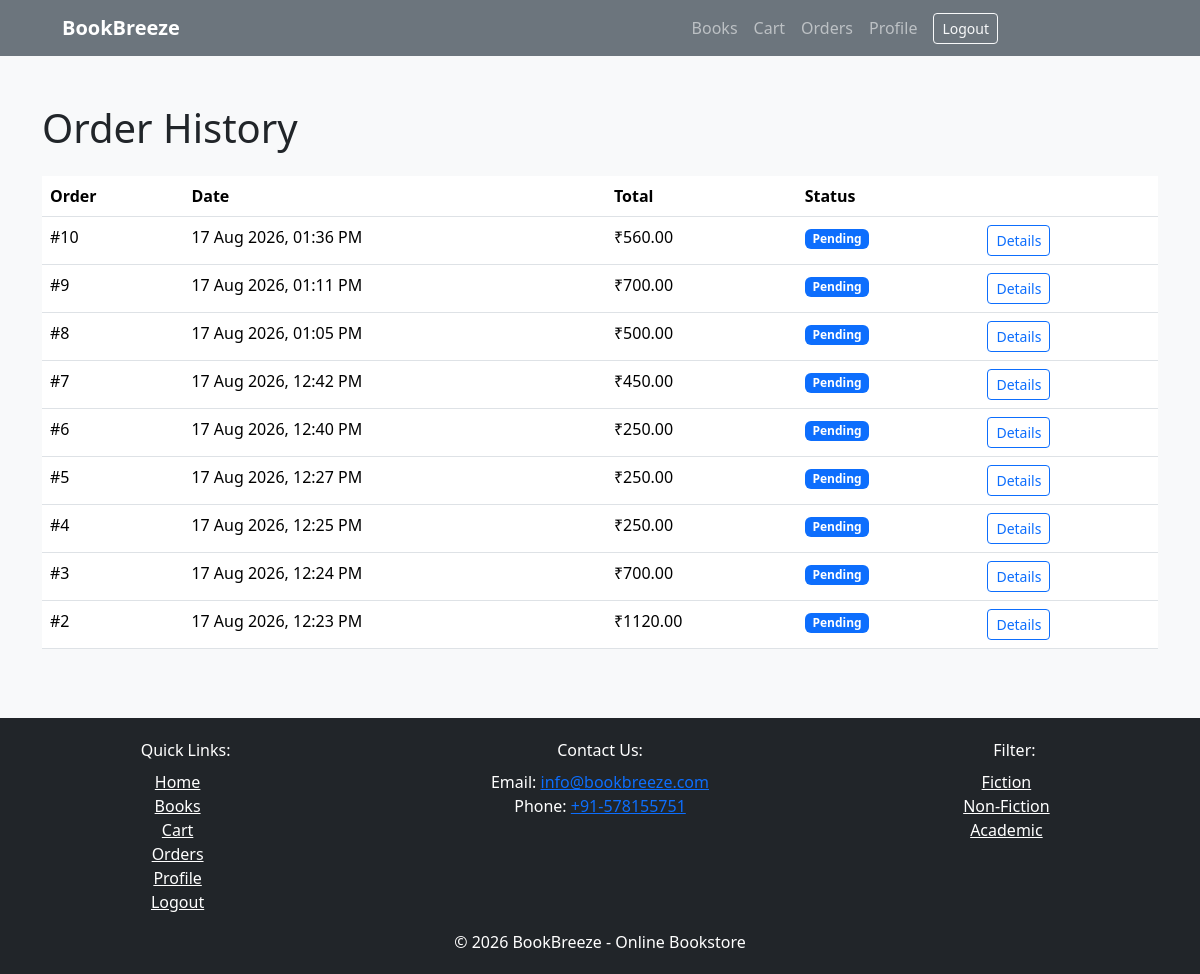
Page /order/history (signed in) on the committed database.
### order/models.py (models this page shows, shortened)
class Order(models.Model):
    STATUS_CHOICES = [
        ("pending", "Pending"),
        ("shipped", "Shipped"),
        ("delivered", "Delivered"),
        ("cancelled", "Cancelled"),
    ]
    user = models.ForeignKey(User, on_delete=models.CASCADE, related_name="orders")
    total_price = models.DecimalField(max_digits=10, decimal_places=2)
    status = models.CharField(max_length=20, choices=STATUS_CHOICES, default="pending")
    created_at = models.DateTimeField(auto_now_add=True)
    class Meta:
        ordering = ["-created_at"]

### order/views.py (the view)
# urls.py: path("history",v.order_history,name="history"),
@login_required(login_url="account:login")
def order_history(request):
    orders = request.user.orders.prefetch_related("items__book")
    return render(request, "order_history.html", {"orders": orders})

### order/templates/order_history.html (shortened to what this page needs)
{% extends "base.html" %}
{% block content %}
<div class="container py-5"><h1>Order History</h1>
<div class="table-responsive mt-4"><table class="table">
<thead><tr><th>Order</th><th>Date</th><th>Total</th><th>Status</th><th></th></tr></thead>
<tbody>{% for order in orders %}
<tr><td>#{{ order.id }}</td><td>{{ order.created_at|date:"d M Y, h:i A" }}</td><td>₹{{ order.total_price }}</td><td><span class="badge bg-primary">{{ order.get_status_display }}</span></td><td><a href="{% url 'order:detail' order.pk %}" class="btn btn-sm btn-outline-primary">Details</a></td></tr>
{% empty %}<tr><td colspan="5">No orders yet.</td></tr>{% endfor %}</tbody>
</table></div></div>
{% endblock %}

### static/css/style.css (style rules this page uses)
body { background: #f8f9fa; }

### rows in the picture
Order: id "10", created_at "17 Aug 2026, 01:36 PM", total_price "560.00", status "Pending"
Order: id "9", created_at "17 Aug 2026, 01:11 PM", total_price "700.00", status "Pending"
Order: id "8", created_at "17 Aug 2026, 01:05 PM", total_price "500.00", status "Pending"
Order: id "7", created_at "17 Aug 2026, 12:42 PM", total_price "450.00", status "Pending"
Order: id "6", created_at "17 Aug 2026, 12:40 PM", total_price "250.00", status "Pending"
Order: id "5", created_at "17 Aug 2026, 12:27 PM", total_price "250.00", status "Pending"
Order: id "4", created_at "17 Aug 2026, 12:25 PM", total_price "250.00", status "Pending"
Order: id "3", created_at "17 Aug 2026, 12:24 PM", total_price "700.00", status "Pending"
Order: id "2", created_at "17 Aug 2026, 12:23 PM", total_price "1120.00", status "Pending"
